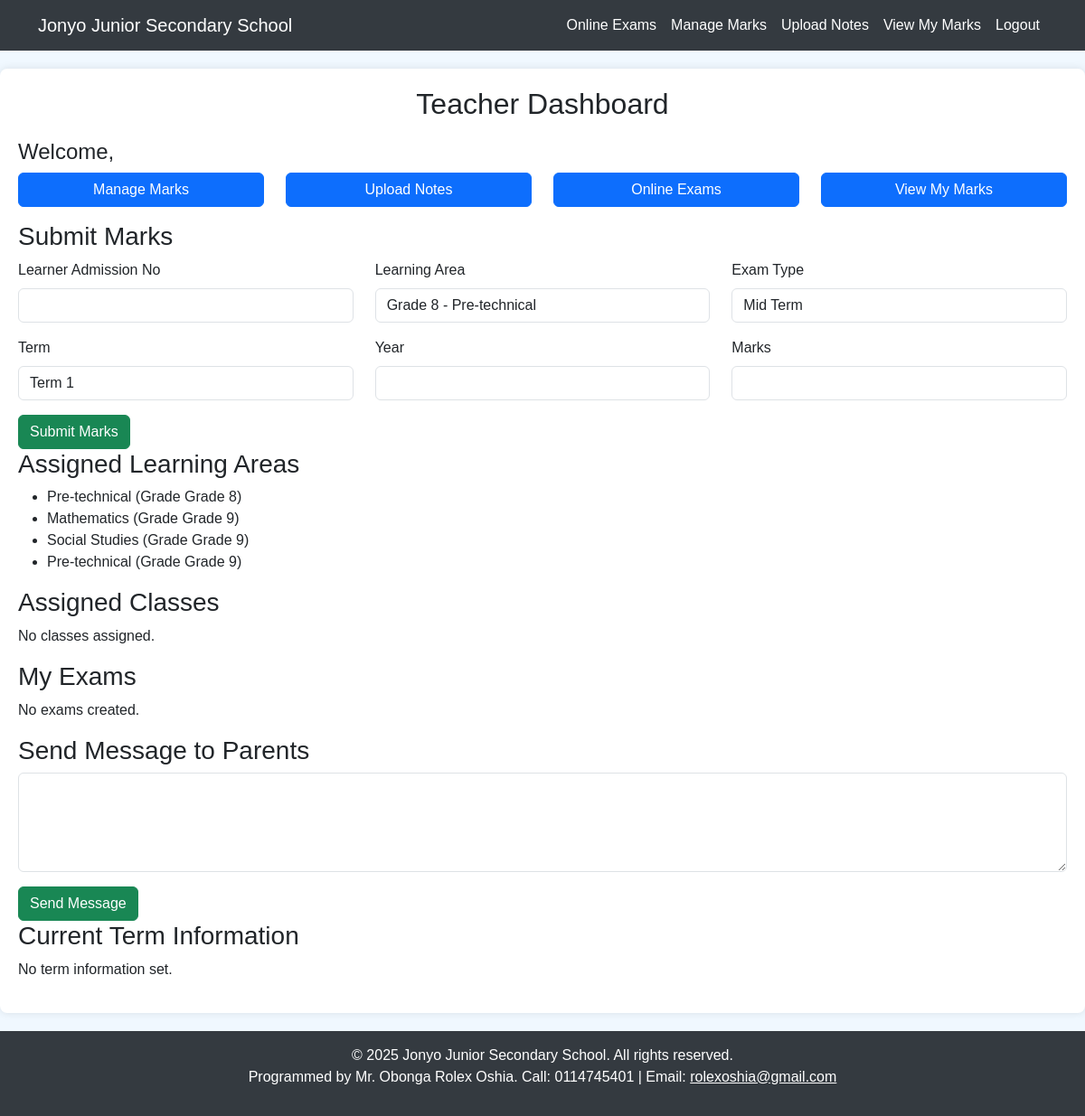
The app's page /teacher_dashboard (signed in) with its own data.
### tables this page shows
CREATE TABLE learning_areas (
        id INTEGER PRIMARY KEY AUTOINCREMENT,
        name TEXT,
        grade TEXT
    );

### app.py (the view, shortened to what this page needs)
@app.route('/teacher_dashboard', methods=['GET', 'POST'])
@login_required
def teacher_dashboard():
    if current_user.role != 'teacher':
        flash('Unauthorized access.', 'danger')
        logging.warning(f"Unauthorized teacher_dashboard access: user_id={current_user.id}")
        return redirect(url_for('login'))
    marks_form = ManageMarksForm()
    message_form = MessageForm()
    try:
        conn = sqlite3.connect('jonyo_school.db')
        conn.row_factory = sqlite3.Row
        c = conn.cursor()
        c.execute('''SELECT la.id, la.name, la.grade
                     FROM learning_areas la
                     JOIN teacher_assignments ta ON la.id = ta.learning_area_id
                     WHERE ta.teacher_id = ?''', (current_user.id,))
        learning_areas = c.fetchall()
        marks_form.learning_area.choices = [(la['id'], f"{la['grade']} - {la['name']}") for la in learning_areas]
        grades = list(set(la['grade'] for la in learning_areas))
        c.execute('''SELECT admission_no, full_name
                     FROM learners
                     WHERE grade IN ({})'''.format(','.join('?' * len(grades))),
                  grades)
        learners = c.fetchall()
        c.execute('''SELECT DISTINCT u.id, u.full_name
                     FROM users u
                     JOIN parent_learner pl ON u.id = pl.parent_id
                     JOIN learners l ON pl.learner_admission = l.admission_no
                     WHERE l.grade IN ({}) AND u.role = 'parent' '''.format(','.join('?' * len(grades))),
                  grades)
        parents = c.fetchall()
        c.execute('''SELECT m.learner_admission, l.full_name, la.name AS learning_area, m.exam_type, m.marks, m.term, m.year
                     FROM marks m
                     JOIN learners l ON m.learner_admission = l.admission_no
                     JOIN learning_areas la ON m.learning_area_id = la.id
                     WHERE m.teacher_id = ?
                     ORDER BY m.year DESC, m.term, l.full_name''', (current_user.id,))
        submitted_marks = c.fetchall()
        c.execute('''SELECT m.message, m.timestamp, u.full_name AS sender_name
                     FROM messages m
                     JOIN users u ON m.sender_id = u.id
                     WHERE m.receiver_id = ? OR m.sender_id = ?
                     ORDER BY m.timestamp DESC LIMIT 10''', (current_user.id, current_user.id))
        messages = c.fetchall()
        conn.close()
        return render_template('teacher_dashboard.html',
                              marks_form=marks_form,
                              message_form=message_form,
                              learning_areas=learning_areas,
                              learners=learners,
                              parents=parents,
                              submitted_marks=submitted_marks,
                              messages=messages,
                              current_year=datetime.now().year)
    except sqlite3.Error as e:
        flash(f'Database connection error: {str(e)}', 'danger')
        logging.error(f"Database connection error in teacher_dashboard: {str(e)}")
        return redirect(url_for('login'))

### app.py
class ManageMarksForm(FlaskForm):
    learner_id = StringField('Learner Admission No', validators=[DataRequired()])
    learning_area = SelectField('Learning Area', coerce=int, validators=[DataRequired()])
    exam_type = SelectField('Exam Type', choices=[('Mid Term', 'Mid Term'), ('End Term', 'End Term'), ('CAT', 'CAT')], validators=[DataRequired()])
    marks = IntegerField('Marks', validators=[DataRequired(), NumberRange(min=0, max=100)])
    term = SelectField('Term', choices=[('Term 1', 'Term 1')], validators=[DataRequired()])  # Limited to Term 1
    year = IntegerField('Year', validators=[DataRequired(), NumberRange(min=2000, max=datetime.now().year + 1)])
    submit = SubmitField('Submit Marks')

class MessageForm(FlaskForm):
    message = TextAreaField('Message', validators=[DataRequired(), Length(max=500)])
    submit = SubmitField('Send Message')

### app.py (called while the page is built, shortened)
@app.context_processor
def inject_tokens():
    delete_token = hashlib.md5(f"{current_user.id if current_user.is_authenticated else 'guest'}{app.config['SECRET_KEY']}{int(time.time())//3600}".encode()).hexdigest()
    return dict(delete_token=delete_token, csrf_token=lambda: session.get('csrf_token', ''))

@login_manager.user_loader
def load_user(user_id):
    try:
        conn = sqlite3.connect('jonyo_school.db')
        c = conn.cursor()
        c.execute("SELECT id, username, role, full_name FROM users WHERE id=?", (user_id,))
        user_data = c.fetchone()
        if user_data:
            session['role'] = user_data[2]
            session['full_name'] = user_data[3]
            conn.close()
            return User(user_data[0], user_data[1], user_data[2], user_data[3])
    except sqlite3.Error as e:
        logging.error(f"Database error in load_user for user_id {user_id}: {str(e)}")
        return None

### templates/teacher_dashboard.html (shortened to what this page needs)
<!DOCTYPE html>
<html lang="en">
<head>
    <link rel="stylesheet" href="https://cdn.jsdelivr.net/npm/bootstrap@5.3.0/dist/css/bootstrap.min.css">
</head>
<body>
    <nav class="navbar navbar-expand-lg" aria-label="Main navigation">
        <div class="container">
            <a class="navbar-brand" href="{{ url_for('teacher_dashboard') }}">Jonyo Junior Secondary School</a>
            <div class="collapse navbar-collapse" id="navbarNav">
                <ul class="navbar-nav ms-auto">
                    <li class="nav-item"><a class="nav-link" href="{{ url_for('online_exam') }}">Online Exams</a></li>
                    <li class="nav-item"><a class="nav-link" href="{{ url_for('manage_marks') }}">Manage Marks</a></li>
                    <li class="nav-item"><a class="nav-link" href="{{ url_for('upload_notes') }}">Upload Notes</a></li>
                    <li class="nav-item"><a class="nav-link" href="{{ url_for('view_teacher_marks') }}">View My Marks</a></li>
                    <li class="nav-item"><a class="nav-link" href="{{ url_for('logout') }}">Logout</a></li>
                </ul>
            </div>
        </div>
    </nav>
    <div class="container dashboard-container">
        <h2 class="school-header">Teacher Dashboard</h2>
        <h4>Welcome, {{ teacher_name }}</h4>
        <div class="row">
            <div class="col-md-3 mb-3">
                <a href="{{ url_for('manage_marks') }}" class="btn btn-primary w-100">Manage Marks</a>
            </div>
            <div class="col-md-3 mb-3">
                <a href="{{ url_for('upload_notes') }}" class="btn btn-primary w-100">Upload Notes</a>
            </div>
            <div class="col-md-3 mb-3">
                <a href="{{ url_for('online_exam') }}" class="btn btn-primary w-100">Online Exams</a>
            </div>
            <div class="col-md-3 mb-3">
                <a href="{{ url_for('view_teacher_marks') }}" class="btn btn-primary w-100">View My Marks</a>
            </div>
        </div>
        <h3>Submit Marks</h3>
        <form method="POST" action="{{ url_for('manage_marks') }}">
            <div class="row">
                <div class="col-md-4 mb-3">
                    <label class="form-label">{{ marks_form.learner_id.label }}</label>
                    {{ marks_form.learner_id(class="form-control") }}
                </div>
                <div class="col-md-4 mb-3">
                    <label class="form-label">{{ marks_form.learning_area.label }}</label>
                    {{ marks_form.learning_area(class="form-control") }}
                </div>
                <div class="col-md-4 mb-3">
                    <label class="form-label">{{ marks_form.exam_type.label }}</label>
                    {{ marks_form.exam_type(class="form-control") }}
                </div>
            </div>
            <div class="row">
                <div class="col-md-4 mb-3">
                    <label class="form-label">{{ marks_form.term.label }}</label>
                    {{ marks_form.term(class="form-control") }}
                </div>
                <div class="col-md-4 mb-3">
                    <label class="form-label">{{ marks_form.year.label }}</label>
                    {{ marks_form.year(class="form-control") }}
                </div>
                <div class="col-md-4 mb-3">
                    <label class="form-label">{{ marks_form.marks.label }}</label>
                    {{ marks_form.marks(class="form-control") }}
                </div>
            </div>
            <button type="submit" class="btn btn-success">Submit Marks</button>
        </form>
        <h3>Assigned Learning Areas</h3>
        {% if learning_areas %}
            <ul>
                {% for area in learning_areas %}
                    <li>{{ area.name }} (Grade {{ area.grade }})</li>
                {% endfor %}
            </ul>
        {% else %}
            <p>No learning areas assigned.</p>
        {% endif %}
        <h3>Assigned Classes</h3>
        {% if classes %}
            <ul>
                {% for grade in classes %}
                    <li>{{ grade }}</li>
                {% endfor %}
            </ul>
        {% else %}
            <p>No classes assigned.</p>
        {% endif %}
        <h3>My Exams</h3>
        {% if exams %}
            <form method="POST" action="{{ url_for('delete_expired_exams') }}">
                {{ marks_form.hidden_tag() }}
                <button type="submit" class="btn btn-danger mb-3" onclick="return confirm('Are you sure you want to delete all expired exams?')">Delete All Expired Exams</button>
            </form>
            <table class="table table-bordered">
                <thead>
                    <tr>
                        <th>Exam Name</th>
                        <th>Grade</th>
                        <th>Learning Area</th>
                        <th>Start Time</th>
                        <th>End Time</th>
                        <th>Status</th>
                        <th>Actions</th>
                    </tr>
                </thead>
                <tbody>
                    {% for exam in exams %}
                        <tr>
                            <td>{{ exam.exam_name }}</td>
                            <td>{{ exam.grade }}</td>
                            <td>{{ exam.name }}</td>
                            <td>{{ exam.start_time }}</td>
                            <td>{{ exam.end_time }}</td>
                            <td>{{ 'Expired' if expired_status[exam.id] else 'Active' }}</td>
                            <td>
                                {% if expired_status[exam.id] %}
                                    <a href="{{ url_for('delete_exam', exam_id=exam.id, token=delete_token) }}" class="btn btn-sm btn-danger" onclick="return confirm('Are you sure you want to delete this exam?')">Delete</a>
                                {% else %}
                                    <span class="text-muted">N/A</span>
                                {% endif %}
                            </td>
                        </tr>
                    {% endfor %}
                </tbody>
            </table>
        {% else %}
            <p>No exams created.</p>
        {% endif %}
        <h3>Send Message to Parents</h3>
        <form method="POST" action="{{ url_for('send_message') }}">
            <div class="mb-3">
                {{ message_form.message(class="form-control", rows=4) }}
            </div>
            {{ message_form.submit(class="btn btn-success") }}
        </form>
        <h3>Current Term Information</h3>
        {% if term_info %}
            <p>Term: {{ term_info.term }}</p>
            <p>Start Date: {{ term_info.start_date }}</p>
            <p>End Date: {{ term_info.end_date }}</p>
            <p>Principal: {{ term_info.principal_name }}</p>
        {% else %}
            <p>No term information set.</p>
        {% endif %}
    </div>
    <footer class="footer">
        <p>© 2025 Jonyo Junior Secondary School. All rights reserved.<br>
        Programmed by Mr. Obonga Rolex Oshia. Call: 0114745401 | Email: <a href="mailto:rolexoshia@gmail.com">rolexoshia@gmail.com</a></p>
    </footer>
</body>
</html>

### templates/teacher_dashboard.html (style rules this page uses)
body { background-color: #f0f8ff; font-family: Arial, sans-serif; }
.navbar, .footer { background-color: #343a40; color: #ffffff; }
.navbar-brand, .nav-link, .footer a { color: #ffffff !important; }
.dashboard-container { margin: 20px auto; padding: 20px; background-color: #ffffff; border-radius: 8px; box-shadow: 0 0 10px rgba(0,0,0,0.1); max-width: 1200px; }
.footer { text-align: center; padding: 15px 0; position: relative; bottom: 0; width: 100%; }
.school-header { text-align: center; margin-bottom: 20px; }

### records on screen
learning_areas: name "Pre-technical", grade "Grade 8"
learning_areas: name "Mathematics", grade "Grade 9"
learning_areas: name "Social Studies", grade "Grade 9"
learning_areas: name "Pre-technical", grade "Grade 9"

### other values on screen
{{ marks_form.learner_id.label }} "Learner Admission No"
{{ marks_form.learning_area.label }} "Learning Area"
{{ marks_form.exam_type.label }} "Exam Type"
{{ marks_form.term.label }} "Term"
{{ marks_form.year.label }} "Year"
{{ marks_form.marks.label }} "Marks"
